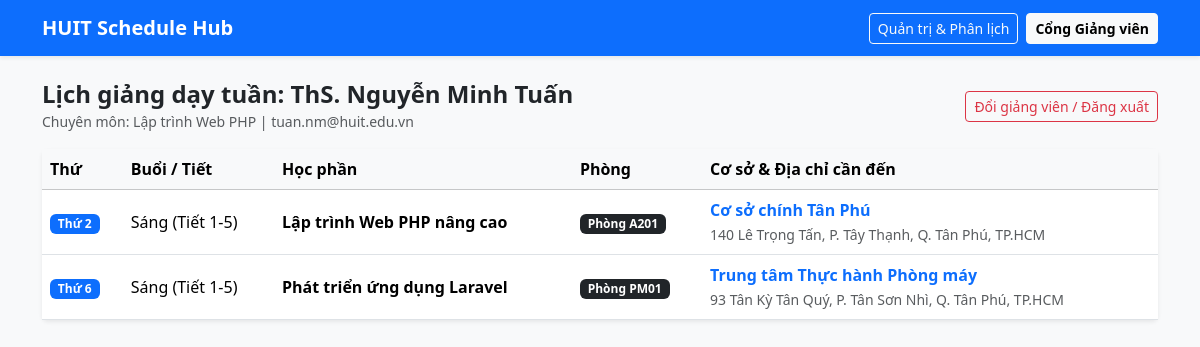
/lecturer.php?teacher_id=1, run on the app's committed database.
### tables this page shows
CREATE TABLE `teachers` (
    `id` INT AUTO_INCREMENT PRIMARY KEY,
    `full_name` VARCHAR(120) NOT NULL,
    `email` VARCHAR(120) NOT NULL UNIQUE,
    `phone` VARCHAR(20) DEFAULT NULL,
    `expertise` VARCHAR(150) NOT NULL
);

CREATE TABLE `schedules` (
    `id` INT AUTO_INCREMENT PRIMARY KEY,
    `teacher_id` INT NOT NULL,
    `branch_id` INT NOT NULL,
    `subject_name` VARCHAR(150) NOT NULL,
    `room` VARCHAR(50) NOT NULL,
    `day_of_week` TINYINT NOT NULL COMMENT '2=Thu 2 ... 7=Thu 7',
    `shift_or_periods` VARCHAR(50) NOT NULL,
    CONSTRAINT `fk_schedules_teacher` FOREIGN KEY (`teacher_id`) REFERENCES `teachers`(`id`) ON DELETE CASCADE,
    CONSTRAINT `fk_schedules_branch` FOREIGN KEY (`branch_id`) REFERENCES `branches`(`id`) ON DELETE CASCADE
);

CREATE TABLE `branches` (
    `id` INT AUTO_INCREMENT PRIMARY KEY,
    `branch_name` VARCHAR(150) NOT NULL,
    `address` VARCHAR(255) NOT NULL
);

### lecturer.php (the view, shortened to what this page needs)
<?php
require_once __DIR__ . '/config/db.php';
$dayLabels = [
    2 => 'Thứ 2',
    3 => 'Thứ 3',
    4 => 'Thứ 4',
    5 => 'Thứ 5',
    6 => 'Thứ 6',
    7 => 'Thứ 7',
];
$loginError = '';
$currentTeacherId = (int) ($_GET['teacher_id'] ?? ($_SESSION['lecturer_id'] ?? 0));
$currentTeacher   = null;
$mySchedules      = [];
if ($currentTeacherId > 0) {
    $stmtT = $pdo->prepare('SELECT * FROM teachers WHERE id = ?');
    $stmtT->execute([$currentTeacherId]);
    $currentTeacher = $stmtT->fetch() ?: null;
    if ($currentTeacher) {
        $stmtS = $pdo->prepare("
            SELECT s.*, b.branch_name, b.address
            FROM schedules s
            JOIN branches b ON b.id = s.branch_id
            WHERE s.teacher_id = ?
            ORDER BY s.day_of_week ASC, s.shift_or_periods ASC
        ");
        $stmtS->execute([$currentTeacherId]);
        $mySchedules = $stmtS->fetchAll();
    }
}
$allTeachers = $pdo->query('SELECT id, full_name, email FROM teachers ORDER BY full_name ASC')->fetchAll();
?>
<!doctype html>
<html lang="vi">
<head>
    <link href="https://cdn.jsdelivr.net/npm/bootstrap@5.3.3/dist/css/bootstrap.min.css" rel="stylesheet">
</head>
<body class="bg-light">
<nav class="navbar navbar-expand-lg navbar-dark bg-primary shadow-sm">
    <div class="container">
        <a class="navbar-brand fw-bold" href="index.php">HUIT Schedule Hub</a>
        <div class="d-flex gap-2">
            <a href="index.php" class="btn btn-outline-light btn-sm">Quản trị & Phân lịch</a>
            <a href="lecturer.php" class="btn btn-light btn-sm fw-semibold">Cổng Giảng viên</a>
        </div>
    </div>
</nav>
<div class="container py-4">
<?php if (!$currentTeacher): ?>
    <div class="row justify-content-center">
        <div class="col-md-5">
            <div class="card shadow-sm border-0">
                <div class="card-header bg-white fw-bold">Đăng nhập Cổng thông tin Giảng viên</div>
                <div class="card-body">
                    <?php if ($loginError !== ''): ?>
                        <div class="alert alert-danger py-2"><?= htmlspecialchars($loginError) ?></div>
                    <?php endif; ?>
                    <form method="POST">
                        <div class="mb-3">
                            <label class="form-label fw-semibold">Email Giảng viên</label>
                            <input type="email" name="email" class="form-control" required placeholder="vd: tuan.nm@huit.edu.vn">
                        </div>
                        <button type="submit" class="btn btn-primary w-100 fw-semibold">Xem lịch dạy cá nhân</button>
                    </form>
                    <hr>
                    <div class="small text-muted mb-2">Hoặc chọn nhanh tài khoản mẫu để kiểm thử:</div>
                    <div class="list-group list-group-flush small">
                        <?php foreach (array_slice($allTeachers, 0, 5) as $t): ?>
                            <a href="lecturer.php?teacher_id=<?= (int) $t['id'] ?>" class="list-group-item list-group-item-action">
                                <?= htmlspecialchars($t['full_name']) ?> (<?= htmlspecialchars($t['email']) ?>)
                            </a>
                        <?php endforeach; ?>
                    </div>
                </div>
            </div>
        </div>
    </div>
<?php else: ?>
    <div class="d-flex flex-wrap justify-content-between align-items-center mb-3 gap-2">
        <div>
            <h4 class="mb-0 fw-bold">Lịch giảng dạy tuần: <?= htmlspecialchars($currentTeacher['full_name']) ?></h4>
            <small class="text-muted">Chuyên môn: <?= htmlspecialchars($currentTeacher['expertise']) ?> | <?= htmlspecialchars($currentTeacher['email']) ?></small>
        </div>
        <a href="lecturer.php?logout=1" class="btn btn-outline-danger btn-sm">Đổi giảng viên / Đăng xuất</a>
    </div>
    <div class="card shadow-sm border-0">
        <div class="table-responsive">
            <table class="table table-hover align-middle mb-0">
                <thead class="table-light">
                    <tr>
                        <th>Thứ</th>
                        <th>Buổi / Tiết</th>
                        <th>Học phần</th>
                        <th>Phòng</th>
                        <th>Cơ sở & Địa chỉ cần đến</th>
                    </tr>
                </thead>
                <tbody>
                <?php if (empty($mySchedules)): ?>
                    <tr>
                        <td colspan="5" class="text-center text-muted py-4">Tuần này bạn chưa có lịch giảng dạy nào.</td>
                    </tr>
                <?php else: ?>
                    <?php foreach ($mySchedules as $s): ?>
                        <tr>
                            <td><span class="badge bg-primary"><?= $dayLabels[(int) $s['day_of_week']] ?? ('Thứ ' . $s['day_of_week']) ?></span></td>
                            <td><?= htmlspecialchars($s['shift_or_periods']) ?></td>
                            <td class="fw-semibold"><?= htmlspecialchars($s['subject_name']) ?></td>
                            <td><span class="badge bg-dark">Phòng <?= htmlspecialchars($s['room']) ?></span></td>
                            <td>
                                <div class="fw-semibold text-primary"><?= htmlspecialchars($s['branch_name']) ?></div>
                                <small class="text-muted"><?= htmlspecialchars($s['address']) ?></small>
                            </td>
                        </tr>
                    <?php endforeach; ?>
                <?php endif; ?>
                </tbody>
            </table>
        </div>
    </div>
<?php endif; ?>
</div>
</body>
</html>

### data on the page
teachers: full_name "ThS. Nguyễn Minh Tuấn", expertise "Lập trình Web PHP", email "tuan.nm@huit.edu.vn"
schedules: day_of_week "Thứ 2", shift_or_periods "Sáng (Tiết 1-5)", subject_name "Lập trình Web PHP nâng cao", room "A201", branch.branch_name "Cơ sở chính Tân Phú", branch.address "140 Lê Trọng Tấn, P. Tây Thạnh, Q. Tân Phú, TP.HCM"
schedules: day_of_week "Thứ 6", shift_or_periods "Sáng (Tiết 1-5)", subject_name "Phát triển ứng dụng Laravel", room "PM01", branch.branch_name "Trung tâm Thực hành Phòng máy", branch.address "93 Tân Kỳ Tân Quý, P. Tân Sơn Nhì, Q. Tân Phú, TP.HCM"
